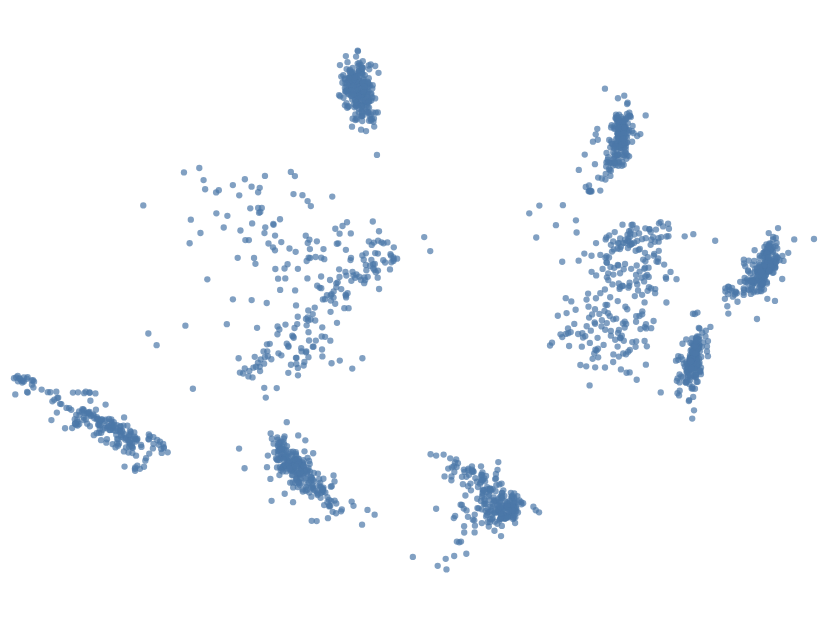

The notebook cell this image was saved under:
### Code cell
gdf = gpd.read_file('https://raw.githubusercontent.com/python-visualization/folium/master/tests/us-states.json', driver='GeoJSON')
gdf = gdf[gdf.id=='TX']



states = alt.topo_feature(data.final_merge, feature='states')

background = alt.Chart(states).mark_geoshape(
    fill='lightgray',
    stroke='white'
).project('mercator').properties(
    width=500,
    height=300
)

points = alt.Chart(final_merge).mark_circle().encode(
    longitude='longitude:Q',
    latitude='latitude:Q',
    size=alt.value(10),
    tooltip='name'
)

background + points


alt.Chart(final_merge).mark_circle().encode(
    longitude='longitude:Q',
    latitude='latitude:Q',
    size=alt.value(10),
    tooltip='state'
).properties(
    width=500,
    height=400
).project(
    "mercator"
)

### Figure 1 — Vega-Lite specification as saved in the notebook (floating-point values rounded to 4 significant figures; data arrays with more than 128 entries replaced by an {"elided": "..."} marker saying what was removed)
{"config": {"view": {"continuousWidth": 400, "continuousHeight": 300}}, "data": {"name": "data-0afd358408950f0b84c2d2bfc8d6549a"}, "mark": "circle", "encoding": {"latitude": {"field": "latitude", "type": "quantitative"}, "longitude": {"field": "longitude", "type": "quantitative"}, "size": {"value": 10}, "tooltip": {"type": "nominal", "field": "state"}}, "projection": {"type": "mercator"}, "$schema": "https://vega.github.io/schema/vega-lite/v4.8.1.json", "datasets": {"data-0afd358408950f0b84c2d2bfc8d6549a": {"elided": "2104 records"}}}
